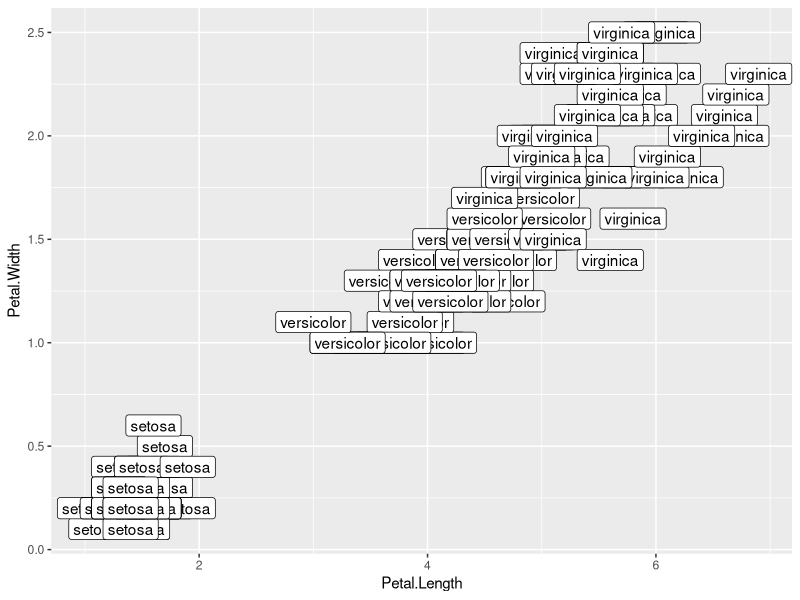
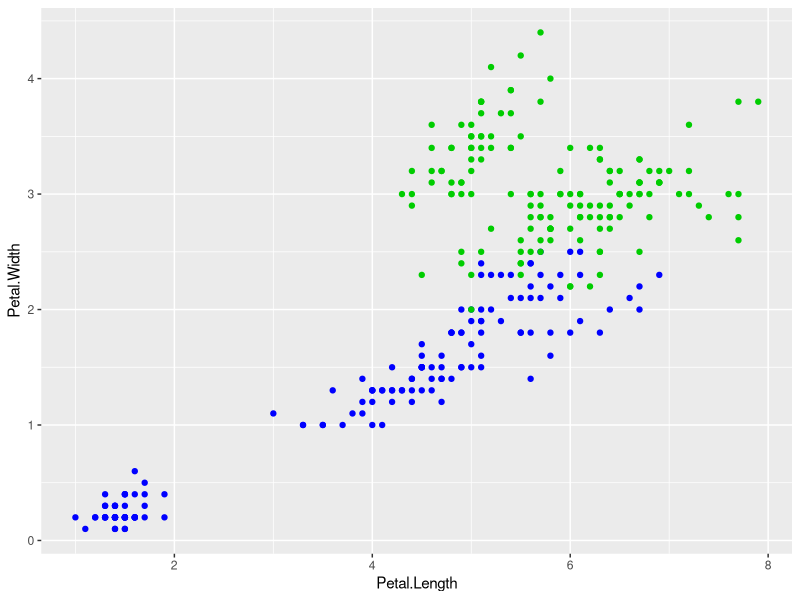

Recreate these plots in R, in order.
iris

library(tidyverse)

iris %>% 
  ggplot(aes(x=Petal.Length, y=Petal.Width, label = Species)) +
  geom_point() +
  geom_label()


iris %>% 
  ggplot() +
  geom_point(aes(x=Petal.Length, y=Petal.Width), color = "blue") +
  geom_point(aes(x=Sepal.Length, y=Sepal.Width), color = "green3") 


#Comment

